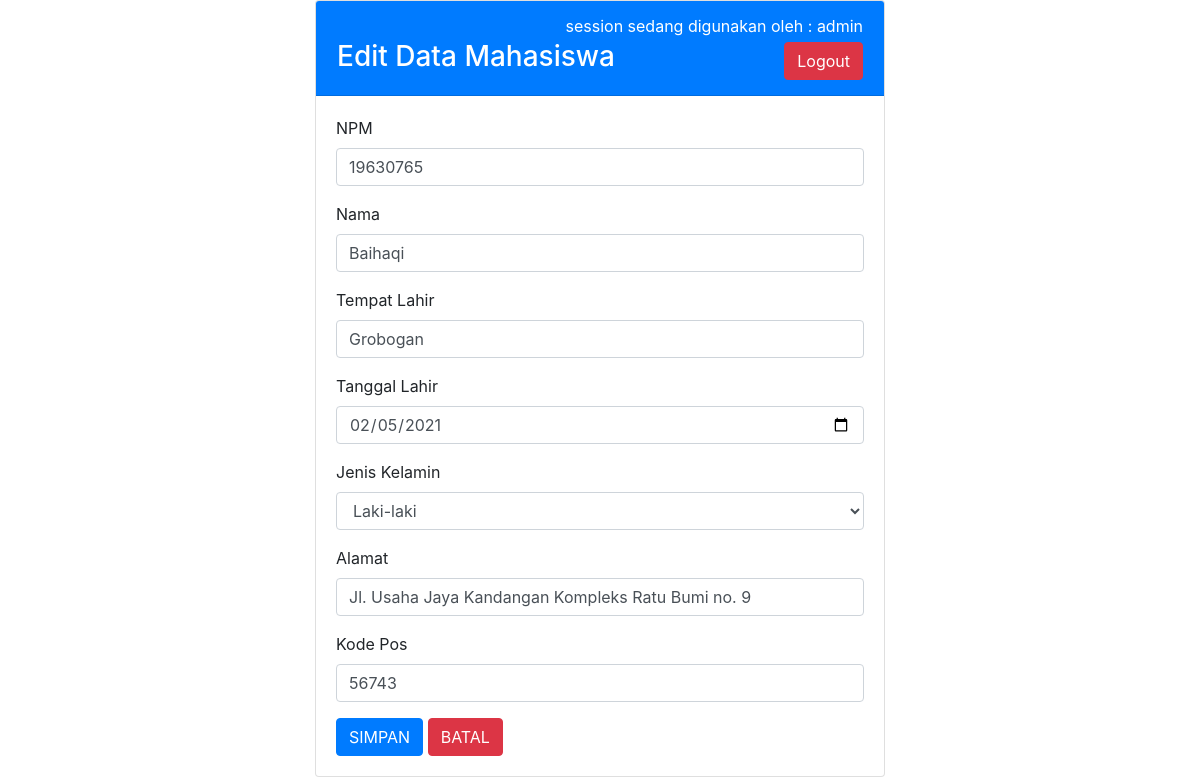
Page /edit_mahasiswa.php?idmahasiswa=7 (signed in) on the committed database.
### tables this page shows
CREATE TABLE `tbmahasiswa` (
  `idmahasiswa` int(10) NOT NULL,
  `npm` varchar(8) NOT NULL,
  `nama` varchar(30) NOT NULL,
  `tempat_lahir` varchar(20) NOT NULL,
  `tanggal_lahir` date NOT NULL,
  `jenis_kelamin` enum('Laki-laki','Perempuan') NOT NULL,
  `alamat` text NOT NULL,
  `kode_pos` varchar(10) NOT NULL
);

### edit_mahasiswa.php (the view, shortened to what this page needs)
<?php
    include "koneksi.php";
    $id = $_GET['idmahasiswa'];
    $ambilData = mysqli_query($koneksi, "SELECT * FROM tbmahasiswa WHERE idmahasiswa='$id'");
    $data=mysqli_fetch_array($ambilData);
?>
<!DOCTYPE html>
<html lang="en">
<head>
    <link rel="stylesheet" href="css/bootstrap.css">
</head>
<body>
    <div class="container col-md-6">
        <div class="card">
            <div class="card-header bg-primary text-white">
            <table width="100%">
                <tr>
                    <td align="right" colspan=2><?php echo "session sedang digunakan oleh : ".$_SESSION['username']; ?></td>
                </tr>
                <tr>
                    <td><h3>Edit Data Mahasiswa</h3></td>
                    <td align="right"><a href="logout.php" class="btn btn-danger" onclick="return confirm('Anda akan Keluar, Lanjutkan?')">Logout</a></td>
                </tr>
                </table>
            </div>
            <div class="card-body">
            <form action="" method="POST" class="form-item">
                <div class="form-group">
                <label for="npm">NPM</label>
                <input type="text" name="npm" value="<?php echo $data['npm'] ?>" class="form-control col-md_9" placeholder="Masukkan NPM">
                </div>
                <div class="form-group">
                <label for="nama">Nama</label>
                <input type="text" name="nama" value="<?php echo $data['nama'] ?>" class="form-control col-md_9" placeholder="Masukkan Nama">
                </div>
                <div class="form-group">
                <label for="tempat_lahir">Tempat Lahir</label>
                <input type="text" name="tempat_lahir" value="<?php echo $data['tempat_lahir'] ?>" class="form-control col-md_9" placeholder="Masukkan Tempat Lahir">
                </div>
                <div class="form-group">
                <label for="tanggal_lahir">Tanggal Lahir</label>
                <input type="date" name="tanggal_lahir" value="<?php echo $data['tanggal_lahir'] ?>" class="form-control col-md_9" placeholder="Pilih Tanggal Lahir">
                </div>
                <div class="form-group">
                <label for="jenis_kelamin">Jenis Kelamin</label>
                <select name="jenis_kelamin" value="<?php echo $data['jenis_kelamin'] ?>" class="form-control col-md_9" placeholder="Pilih Jenis Kelamin">
                    <option value="Laki-laki">Laki-laki</option>
                </select>
                </div>
                <div class="form-group">
                <label for="alamat">Alamat</label>
                <input type="text" name="alamat" cols="20" rows="4" value="<?php echo $data['alamat'] ?>" class="form-control col-md_9" placeholder="Masukkan Alamat">
                </div>
                <div class="form-group">
                <label for="kode_pos">Kode Pos</label>
                <input type="Number" name="kode_pos" value="<?php echo $data['kode_pos'] ?>" class="form-control col-md_9" placeholder="Masukkan Kode Pos">
                </div>
                  <button type="submit" class="btn btn-primary" name="simpan">SIMPAN</button>
                  <a href="data_mahasiswa.php" class="btn btn-danger">BATAL</a>
            </form>
            </div>
        </div>
    </div>
</body>
</html>

### rows in the picture
tbmahasiswa: npm "19630765", nama "Baihaqi", tempat_lahir "Grobogan", tanggal_lahir "02/05/2021", jenis_kelamin "Laki-laki", alamat "Jl. Usaha Jaya Kandangan Kompleks Ratu Bumi no. 9", kode_pos "56743"

### other values in the picture
$_SESSION['username'] "admin"
